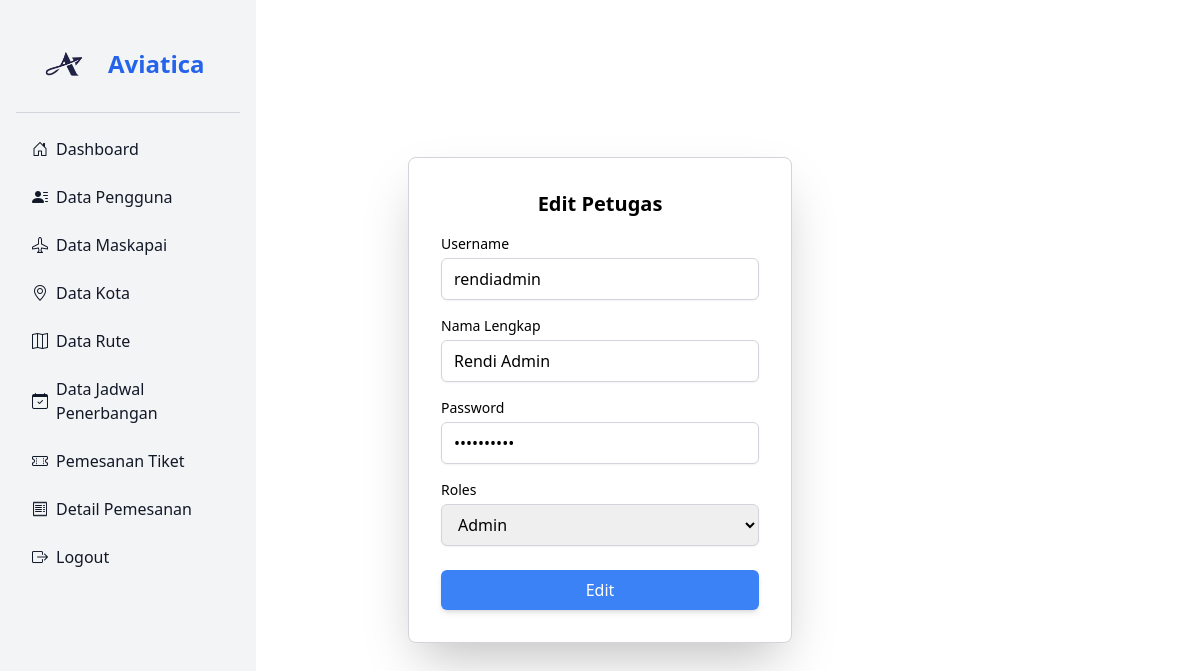
Screenshot of /admin/pengguna/edit.php?id=1 (signed in) with the database file from the repository.
### tables this page shows
CREATE TABLE `user` (
  `id_user` int(11) NOT NULL,
  `username` varchar(100) NOT NULL,
  `nama_lengkap` varchar(100) NOT NULL,
  `password` varchar(255) NOT NULL,
  `roles` enum('Admin','Petugas','Penumpang') NOT NULL
);

### admin/pengguna/functions.php (called while the page is built, shortened)
<?php
require '../../koneksi.php';
function query($query){
    global $conn;
    $rows = [];
    $result = mysqli_query($conn, $query);
    while($row = mysqli_fetch_assoc($result)){
        $rows[] = $row;
    }
    return $rows;
}

### admin/pengguna/edit.php (the view, shortened to what this page needs)
<?php
require 'functions.php';
$id = $_GET["id"];
$pengguna = query("SELECT * FROM user WHERE id_user = '$id'")[0];
?>
<?php require '../../layouts/sidebar_admin.php'; ?>
<div class="flex items-center justify-center min-h-screen bg-white">
    <div class="bg-white p-8 rounded-lg shadow-2xl border border-gray-300 w-96">
        <h2 class="text-xl font-bold text-center mb-4">Edit Petugas</h2>
        <form action="" method="POST">
            <label for="username" class="block text-sm font-medium">Username</label>
            <input type="text" name="username" id="username" class="w-full px-3 py-2 mt-1 border border-gray-300 rounded-md shadow-sm focus:outline-none focus:ring-2 focus:ring-blue-400" value="<?= htmlspecialchars($pengguna["username"]); ?>">
            <label for="nama_lengkap" class="block text-sm font-medium mt-4">Nama Lengkap</label>
            <input type="text" name="nama_lengkap" id="nama_lengkap" class="w-full px-3 py-2 mt-1 border border-gray-300 rounded-md shadow-sm focus:outline-none focus:ring-2 focus:ring-blue-400" value="<?= htmlspecialchars($pengguna["nama_lengkap"]); ?>">
            <label for="password" class="block text-sm font-medium mt-4">Password</label>
            <input type="password" name="password" id="password" class="w-full px-3 py-2 mt-1 border border-gray-300 rounded-md shadow-sm focus:outline-none focus:ring-2 focus:ring-blue-400" value="<?= htmlspecialchars($pengguna["password"]); ?>">
            <label for="roles" class="block text-sm font-medium mt-4">Roles</label>
            <select name="roles" id="roles" class="w-full px-3 py-2 mt-1 border border-gray-300 rounded-md shadow-sm focus:outline-none focus:ring-2 focus:ring-blue-400">
                <option value="<?= htmlspecialchars($pengguna["roles"]); ?>" selected><?= htmlspecialchars($pengguna["roles"]); ?></option>
            </select>
            <button type="submit" name="edit" class="w-full mt-6 bg-blue-500 text-white py-2 rounded-md shadow-md hover:bg-blue-600 transition duration-200">Edit</button>
        </form>
    </div>
</div>

### rows the page displays
user: username "rendiadmin", nama_lengkap "Rendi Admin", roles "Admin"
